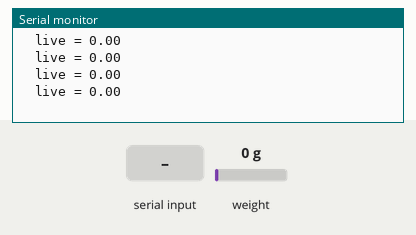
A sketch run on a simulated Arduino Uno, built with avr-gcc and run on an emulated ATmega328P. Shown: the last lines printed to the serial monitor. The test bench sets the inputs (shaded band); at power-on: weight on the scale 0 g.

Above: at 6.2 s.
6.3 s: "t90\n" received over Serial
At 7.5 s:
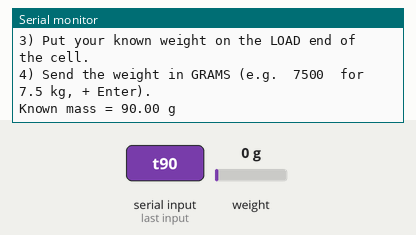
7.8 s: "s90\n" received over Serial
At 8.17 s:
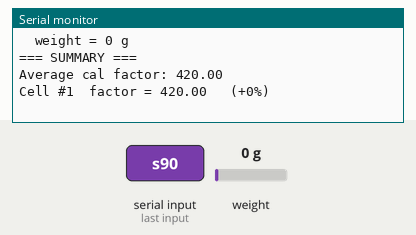
9.4 s: "c90\n" received over Serial
10.9 s: "a90\n" received over Serial
12.4 s: "a,45\n" received over Serial
13.9 s: weight on the scale set to 100 g
At 14.16 s:
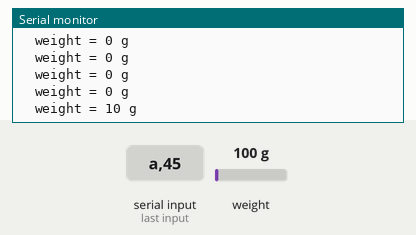
Timing chart, 0 to 16.4 s (numbered marks = the images above; inputs shaded):
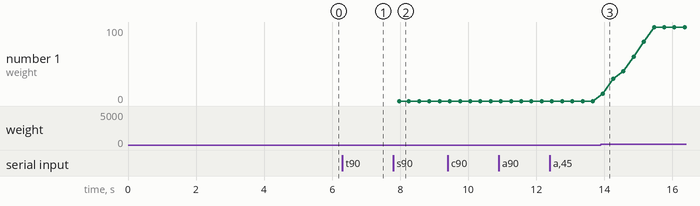

The sketch:

BenchCalLib.ino
```cpp
/*
 * BenchCalLib  -  per-cell bench calibration using HX711_ADC library
 * ------------------------------------------------------------------
 * Same idea as the example by Olav Kallhovd, but extended to walk through
 * multiple cells one after another so you can compare them.
 *
 * Library: "HX711_ADC" by Olav Kallhovd (install in Library Manager if missing).
 *
 * WIRING (ONE HX711):
 *   HX711 DT  -> D4
 *   HX711 SCK -> D5
 *   HX711 VCC -> 5V
 *   HX711 GND -> GND
 *   Load cell -> HX711: Red=E+ Black=E- Green=A+ White=A- Yellow->GND
 *
 * LOAD CELL SPECS (from datasheet):
 *   - Rated capacity:        100 kg
 *   - Best accuracy range:   20-80 kg
 *   - Sensitivity:           2.0 mV/V (+/- 0.2)
 *   - Input impedance:       350 +/- 6 ohm
 *   - Output impedance:      405 +/- 6 ohm
 *   - Nonlinearity:          0.02 % F.S
 *   - Hysteresis:            0.02 % F.S
 *   - Comprehensive error:   +/- 0.03 % F.S
 *   - Safety overload:       120 %  (120 kg - do NOT exceed in use)
 *   - Limit overload:        150 %  (150 kg - PERMANENT DAMAGE above this)
 *   - Operating temp:        -10 C to +40 C
 *   - Expected: ~42000 counts/kg with HX711 at gain 128, AVDD ~5 V.
 *
 * Serial: 57600 baud, line ending "Newline".
 *
 * FLOW:
 *   On boot it starts calibrating Cell #1. It walks you through it:
 *     1) Set up the cell, empty.
 *     2) When the live value is steady, send 't' -> tare.
 *     3) Put the known weight on, send the weight value in g (e.g. 7500 for 7.5 kg).
 *     4) It prints and remembers the calibration factor for this cell.
 *   After Cell #1 it stays live (you can see grams). To do the next cell:
 *     - send 'r'  -> calibrate the NEXT cell (cell #2, then #3, ...)
 *     - send 's'  -> summary of all cells you have calibrated so far
 *     - send 't'  -> re-tare current cell
 *     - send 'c'  -> manually edit the current cal factor
 * ------------------------------------------------------------------
 */

#include <HX711_ADC.h>

const int HX711_dout = 4;
const int HX711_sck  = 5;

HX711_ADC LoadCell(HX711_dout, HX711_sck);

const byte MAX_CELLS = 8;
float cellFactors[MAX_CELLS];
byte  cellCount = 0;

unsigned long lastPrint = 0;
const unsigned long PRINT_INTERVAL = 250;  // ms between live prints

bool postCal = false;          // true after first successful calibration

// ---- Display smoothing ----
// Moving average over MA_N samples (~1.6 s at 10 SPS), then round the printed
// weight to DISP_ROUND_G grams. Smooths out the slow thermal wobble (~33 g) so
// the live readout looks clean. The RAW value is still used for tare / cal /
// auto-zero so those stay responsive.
const byte  MA_N         = 16;
const float DISP_ROUND_G = 10.0;
float maBuf[MA_N];
byte  maIdx   = 0;
byte  maCount = 0;
float maSum   = 0;

// ---- Auto-zero (drift compensation) ----
// While the value sits within +/- AZ_BAND_G grams for AZ_STABLE_MS milliseconds,
// the sketch re-tares automatically. This kills the slow electrical/thermal drift
// you see when empty. Toggle with command 'a'.
bool         azOn        = true;
const float  AZ_BAND_G   = 50.0;     // re-zero only if |value| < 50 g
const unsigned long AZ_STABLE_MS   = 4000;   // must stay in band this long
const unsigned long AZ_MIN_GAP_MS  = 6000;   // min time between auto-tares
unsigned long azInBandSince = 0;
unsigned long lastAutoZero  = 0;

void setup() {
  Serial.begin(57600);
  delay(10);
  Serial.println();
  Serial.println(F("=== BenchCalLib (HX711_ADC) ==="));
  Serial.println(F("Wiring: DT=D4, SCK=D5"));

  LoadCell.begin();
  LoadCell.setReverseOutput();   // your cell reads negative when loaded -> flip it in software

  unsigned long stabilizingTime = 5000;   // longer settle so the initial tare isn't taken on a moving signal
  boolean _tare = true;
  LoadCell.start(stabilizingTime, _tare);
  if (LoadCell.getTareTimeoutFlag() || LoadCell.getSignalTimeoutFlag()) {
    Serial.println(F("Timeout - check HX711 wiring. Halting."));
    while (1);
  }
  LoadCell.setCalFactor(1.0);
  Serial.println(F("Startup OK."));
  while (!LoadCell.update());
  calibrate();
}

void loop() {
  static boolean newDataReady = false;
  if (LoadCell.update()) newDataReady = true;

  if (newDataReady) {
    float v  = LoadCell.getData();
    float av = (v < 0) ? -v : v;

    // ---- MOVING AVERAGE (display only) ----
    if (maCount == MA_N) maSum -= maBuf[maIdx];
    maBuf[maIdx] = v;
    maSum += v;
    maIdx = (maIdx + 1) % MA_N;
    if (maCount < MA_N) maCount++;
    float vSmooth = maSum / maCount;

    // ---- AUTO-ZERO TRACKING ----
    // While the platform is empty (|v| < AZ_BAND_G) and has been for AZ_STABLE_MS,
    // re-tare automatically. This kills slow drift while idle.
    if (postCal && azOn) {
      if (av < AZ_BAND_G) {
        if (azInBandSince == 0) azInBandSince = millis();
        if (millis() - azInBandSince > AZ_STABLE_MS
            && millis() - lastAutoZero > AZ_MIN_GAP_MS) {
          LoadCell.tareNoDelay();
          lastAutoZero  = millis();
          azInBandSince = 0;
          Serial.println(F("  [auto-zero]"));
        }
      } else {
        azInBandSince = 0;
      }
    }

    // ---- STREAM ----
    if (millis() - lastPrint > PRINT_INTERVAL) {
      if (!postCal) {
        // pre-cal: print the RAW value so we can see when it's steady to tare
        Serial.print(F("  live = "));
        Serial.println(v, 2);
      } else {
        // post-cal: print the SMOOTHED + rounded weight for a clean readout
        float disp = roundf(vSmooth / DISP_ROUND_G) * DISP_ROUND_G;
        Serial.print(F("  weight = "));
        Serial.print(disp, 0);
        Serial.println(F(" g"));
      }
      lastPrint = millis();
    }
    newDataReady = false;
  }

  if (Serial.available() > 0) {
    char c = Serial.read();
    if      (c == 't') LoadCell.tareNoDelay();
    else if (c == 'r') calibrate();
    else if (c == 's') summary();
    else if (c == 'c') changeCalFactor();
    else if (c == 'a') {
      azOn = !azOn;
      Serial.print(F("Auto-zero "));
      Serial.println(azOn ? F("ON") : F("OFF"));
      azInBandSince = 0;
    }
  }

  if (LoadCell.getTareStatus() == true) {
    Serial.println(F("Tare complete"));
  }
}

void calibrate() {
  postCal = false;             // show live stream during cal
  Serial.println(F("***"));
  Serial.print(F("CALIBRATING Cell #")); Serial.println(cellCount + 1);
  Serial.println(F("1) Clamp the FIXED end of the cell; nothing on the LOAD end."));
  Serial.println(F("2) Watch 'live' below. When it is STEADY, send  't'  to tare."));

  boolean done = false;
  while (!done) {
    LoadCell.update();
    if (millis() - lastPrint > PRINT_INTERVAL) {
      float v = LoadCell.getData();
      Serial.print(F("  live = ")); Serial.println(v, 2);
      lastPrint = millis();
    }
    if (Serial.available() > 0) {
      char c = Serial.read();
      if (c == 't') LoadCell.tareNoDelay();
    }
    if (LoadCell.getTareStatus() == true) {
      Serial.println(F("Tare complete."));
      done = true;
    }
  }

  Serial.println();
  Serial.println(F("3) Put your known weight on the LOAD end of the cell."));
  Serial.println(F("4) Send the weight in GRAMS (e.g.  7500  for 7.5 kg, + Enter)."));

  float knownMass = 0;
  done = false;
  while (!done) {
    LoadCell.update();
    if (millis() - lastPrint > PRINT_INTERVAL) {
      float v = LoadCell.getData();
      Serial.print(F("  live = ")); Serial.println(v, 2);
      lastPrint = millis();
    }
    if (Serial.available() > 0) {
      knownMass = Serial.parseFloat();
      if (knownMass != 0) {
        Serial.print(F("Known mass = ")); Serial.print(knownMass); Serial.println(F(" g"));
        done = true;
      }
    }
  }

  LoadCell.refreshDataSet();
  float newCal = LoadCell.getNewCalibration(knownMass);
  Serial.print(F("New cal factor = ")); Serial.println(newCal);

  if (cellCount < MAX_CELLS) {
    cellFactors[cellCount] = newCal;
    cellCount++;
  }
  Serial.print(F("Recorded as Cell #")); Serial.println(cellCount);
  Serial.println(F("***"));
  Serial.println(F("Live value now shows grams. Remove the weight - should go to ~0."));
  Serial.println(F("Next:  r = calibrate next cell  |  s = show summary  |  t = re-tare  |  c = edit factor  |  a = auto-zero on/off"));
  Serial.println(F("Live weight streams continuously now. Remove the weight - should go to ~0."));
  Serial.println();
  postCal = true;
}

void summary() {
  Serial.println();
  Serial.println(F("=== SUMMARY ==="));
  if (cellCount == 0) { Serial.println(F("No cells calibrated yet.")); return; }
  float sum = 0;
  for (byte i = 0; i < cellCount; i++) sum += cellFactors[i];
  float avg = sum / cellCount;
  Serial.print(F("Average cal factor: ")); Serial.println(avg);
  Serial.println();
  for (byte i = 0; i < cellCount; i++) {
    Serial.print(F("Cell #")); Serial.print(i + 1);
    Serial.print(F("  factor = ")); Serial.print(cellFactors[i]);
    if (avg != 0) {
      float diff = cellFactors[i] - avg;
      float ad   = diff < 0 ? -diff : diff;
      int   pct  = (int)(ad * 100.0 / avg);
      Serial.print(F("   ("));
      Serial.print(diff < 0 ? '-' : '+');
      Serial.print(pct);
      Serial.print(F("%)"));
      if (pct > 15) Serial.print(F("  <-- OUTLIER (likely damaged)"));
    }
    Serial.println();
  }
  Serial.println();
}

void changeCalFactor() {
  float oldCal = LoadCell.getCalFactor();
  Serial.println(F("***"));
  Serial.print(F("Current cal factor: ")); Serial.println(oldCal);
  Serial.println(F("Type the new value + Enter:"));
  boolean done = false;
  float newCal;
  while (!done) {
    LoadCell.update();
    if (Serial.available() > 0) {
      newCal = Serial.parseFloat();
      if (newCal != 0) {
        LoadCell.setCalFactor(newCal);
        Serial.print(F("Cal factor set to: ")); Serial.println(newCal);
        done = true;
      }
    }
  }
  Serial.println(F("***"));
}
```

Measured:
- after the input at 6.3 s, the serial monitor: prints a new line at once (image 1)
- after the input at 7.8 s, the serial monitor: prints a new line after 0.17 s (image 2)
- after the input at 13.9 s, the serial monitor: prints a new line after 0.06 s (image 3)
- plotted number 1: 0 → 100 after the input at 13.9 s
